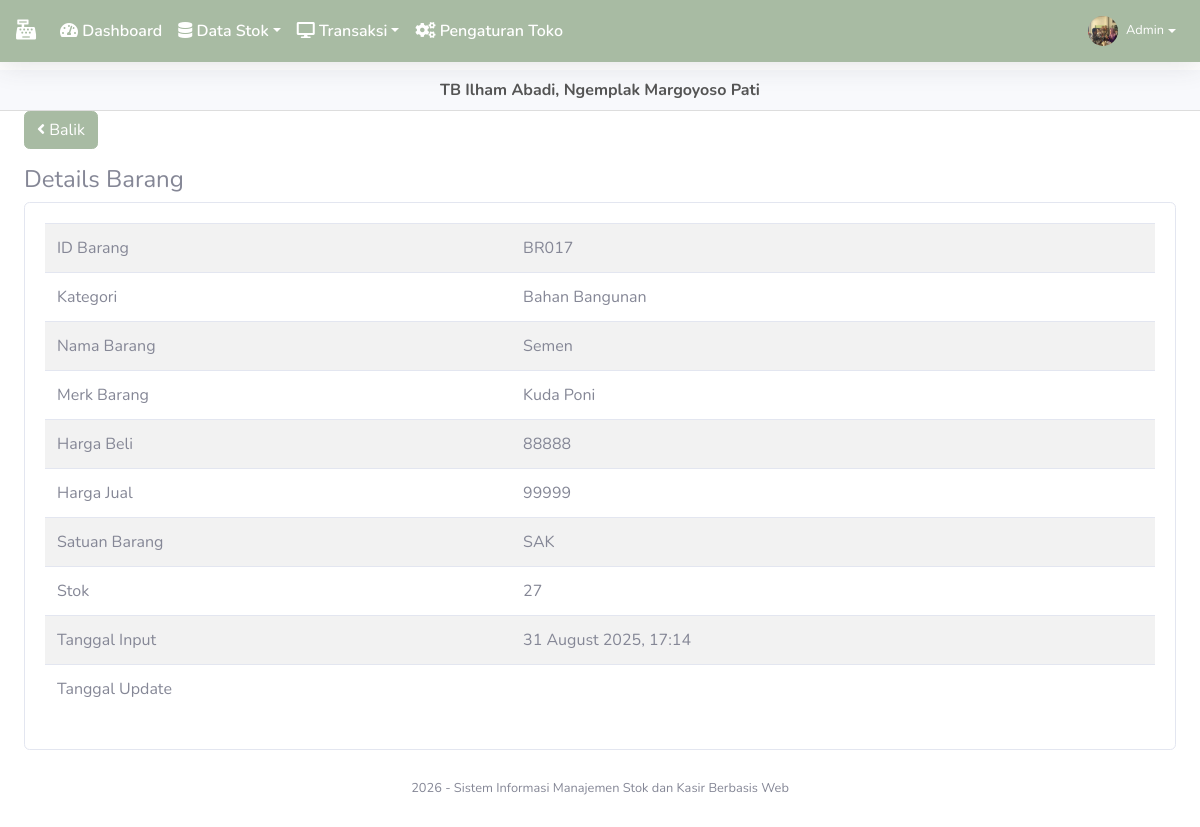
Screenshot of /index.php?page=barang/details&barang=BR017 (signed in) with the database file from the repository.
### tables this page shows
CREATE TABLE `member` (
  `id_member` int(11) NOT NULL,
  `nm_member` varchar(255) NOT NULL,
  `alamat_member` text NOT NULL,
  `telepon` varchar(255) NOT NULL,
  `email` varchar(255) NOT NULL,
  `gambar` text NOT NULL
);

CREATE TABLE `toko` (
  `id_toko` int(11) NOT NULL,
  `nama_toko` varchar(255) NOT NULL,
  `alamat_toko` text NOT NULL,
  `tlp` varchar(255) NOT NULL,
  `nama_pemilik` varchar(255) NOT NULL
);

CREATE TABLE `barang` (
  `id` int(11) NOT NULL,
  `id_barang` varchar(255) NOT NULL,
  `id_kategori` int(11) NOT NULL,
  `nama_barang` text NOT NULL,
  `merk` varchar(255) NOT NULL,
  `harga_beli` varchar(255) NOT NULL,
  `harga_jual` varchar(255) NOT NULL,
  `satuan_barang` varchar(255) NOT NULL,
  `stok` text NOT NULL,
  `tgl_input` varchar(255) NOT NULL,
  `tgl_update` varchar(255) DEFAULT NULL
);

CREATE TABLE `kategori` (
  `id_kategori` int(11) NOT NULL,
  `nama_kategori` varchar(255) NOT NULL,
  `tgl_input` varchar(255) NOT NULL
);

### admin/module/barang/details/index.php (the view, shortened to what this page needs)
<?php
	$id = $_GET['barang'];
	$hasil = $lihat -> barang_edit($id);
?>
<a href="index.php?page=barang" class="btn btn-primary mb-3"><i class="fa fa-angle-left"></i> Balik </a>
<h4>Details Barang</h4>
<div class="card card-body">
	<div class="table-responsive">
		<table class="table table-striped">
			<tr>
				<td>ID Barang</td>
				<td><?php echo $hasil['id_barang'];?></td>
			</tr>
			<tr>
				<td>Kategori</td>
				<td><?php echo $hasil['nama_kategori'];?></td>
			</tr>
			<tr>
				<td>Nama Barang</td>
				<td><?php echo $hasil['nama_barang'];?></td>
			</tr>
			<tr>
				<td>Merk Barang</td>
				<td><?php echo $hasil['merk'];?></td>
			</tr>
			<tr>
				<td>Harga Beli</td>
				<td><?php echo $hasil['harga_beli'];?></td>
			</tr>
			<tr>
				<td>Harga Jual</td>
				<td><?php echo $hasil['harga_jual'];?></td>
			</tr>
			<tr>
				<td>Satuan Barang</td>
				<td><?php echo $hasil['satuan_barang'];?></td>
			</tr>
			<tr>
				<td>Stok</td>
				<td><?php echo $hasil['stok'];?></td>
			</tr>
			<tr>
				<td>Tanggal Input</td>
				<td><?php echo $hasil['tgl_input'];?></td>
			</tr>
			<tr>
				<td>Tanggal Update</td>
				<td><?php echo $hasil['tgl_update'];?></td>
			</tr>
		</table>
	</div>
</div>

### admin/template/sidebar.php (shortened to what this page needs)
<?php
$id = $_SESSION['admin']['id_member'];
$hasil_profil = $lihat->member_edit($id);
$role = $_SESSION['role'] ?? ($_SESSION['admin']['role'] ?? 'admin');
?>
<nav class="navbar navbar-expand-lg navbar-custom fixed-top shadow">
  <a class="navbar-brand" href="index.php">
    <i class="fas fa-cash-register"></i>
  </a>
  <div class="collapse navbar-collapse" id="navbarNav">
    <ul class="navbar-nav mr-auto">
      <?php if ($role === 'karyawan'): ?>
        <li class="nav-item"><a class="nav-link" href="index.php?page=jual"><i class="fas fa-desktop"></i> Kasir</a></li>
        <li class="nav-item dropdown">
          <a class="nav-link dropdown-toggle" href="#" id="stokDropdown" data-toggle="dropdown"><i class="fas fa-database"></i> Data Stok</a>
          <div class="dropdown-menu">
            <a class="dropdown-item" href="index.php?page=barang">Barang</a>
            <a class="dropdown-item" href="index.php?page=kategori">Kategori</a>
          </div>
        </li>
      <?php else: ?>
        <li class="nav-item"><a class="nav-link" href="index.php"><i class="fas fa-tachometer-alt"></i> Dashboard</a></li>
        <li class="nav-item dropdown">
          <a class="nav-link dropdown-toggle" href="#" id="stokDropdown" data-toggle="dropdown"><i class="fas fa-database"></i> Data Stok</a>
        </li>
        <li class="nav-item dropdown">
          <a class="nav-link dropdown-toggle" href="#" id="transaksiDropdown" data-toggle="dropdown"><i class="fas fa-desktop"></i> Transaksi</a>
        </li>
        <li class="nav-item"><a class="nav-link" href="index.php?page=pengaturan"><i class="fas fa-cogs"></i> Pengaturan Toko</a></li>
      <?php endif; ?>
    </ul>
    <ul class="navbar-nav">
      <li class="nav-item dropdown">
        <a class="nav-link dropdown-toggle d-flex align-items-center" href="#" id="userDropdown" data-toggle="dropdown">
          <img class="img-profile rounded-circle mr-2" src="assets/img/user/<?php echo $hasil_profil['gambar'];?>" width="30" height="30">
          <span class="d-none d-lg-inline text-white small"><?php echo $hasil_profil['nm_member'];?></span>
        </a>
      </li>
    </ul>
  </div>
</nav>
<div class="store-info">
  <?php echo $toko['nama_toko'];?>, <?php echo $toko['alamat_toko'];?>
</div>
<div class="container-fluid">

### admin/template/header.php (style rules this page uses)
body { padding-top: 70px; }
.navbar-custom { background-color: #A8BBA3 !important; }
.navbar-custom .nav-link, .navbar-custom .navbar-brand { color: #fff !important; font-weight: 600; }
.store-info { background: #f8f9fc; padding: 8px 15px; text-align: center; font-weight: bold; color: #555; border-bottom: 1px solid #ddd; }
.bg-primary, .bg-gradient-primary, .btn-primary { background-color: #A8BBA3 !important; background-image: none !important; border-color: #A8BBA3 !important; }

### rows the page displays
toko: nama_toko "TB Ilham Abadi", alamat_toko "Ngemplak Margoyoso Pati"
barang: id_barang "BR017", id_kategori.nama_kategori "Bahan Bangunan", nama_barang "Semen", merk "Kuda Poni", harga_beli "88888", harga_jual "99999", satuan_barang "SAK", stok "27", tgl_input "31 August 2025, 17:14"

### other values shown
$hasil_profil['nm_member'] "Admin"
